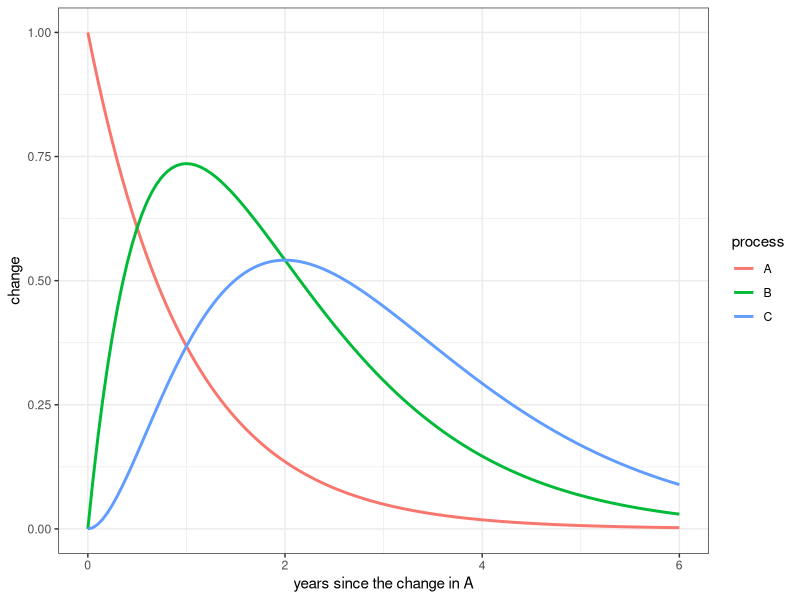

Source code (R):
## ---- chunk 1
knitr::opts_chunk$set(collapse = TRUE, comment = "#>", fig.width = 7,
  fig.height = 4, message = FALSE, warning = FALSE)
## ---- chunk 2
library(ggplot2)
## ---- chunk 3
drift <- matrix(c(
  -1,  0,  0,
   2, -1,  0,
   0,  1, -1), 3, 3, byrow = TRUE,
  dimnames = list(c('A', 'B', 'C'), c('A', 'B', 'C')))
drift
## ---- chunk 4
round(expm::expm(drift * 1), 3)
## ---- chunk 5
diffusion <- diag(3)
# the stationary covariance solves drift %*% S + S %*% t(drift) + diffusion = 0
S <- matrix(solve(kronecker(diag(3), drift) + kronecker(drift, diag(3)),
  -c(diffusion)), 3, 3)
transition <- expm::expm(drift * 1)
residual <- S - transition %*% S %*% t(transition)
round(cov2cor(residual), 2)
## ---- chunk 6
times <- seq(0, 6, by = 0.05)
response <- t(sapply(times, function(t) expm::expm(drift * t)[, 'A']))
course <- data.frame(time = rep(times, 3), process = rep(colnames(drift),
  each = length(times)), response = c(response))
ggplot(course, aes(time, response, colour = process)) +
  geom_line(linewidth = 1) +
  labs(x = 'years since the change in A', y = 'change') + theme_bw()
## ---- chunk 7
peakB <- times[which.max(response[, 'B'])]
peakC <- times[which.max(response[, 'C'])]
